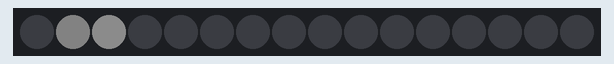
This sketch was run on a simulated Arduino Uno, built with avr-gcc and run on an emulated ATmega328P. On the bench: 16 RGB LEDs in strip order, left to right. Dim RGB values are drawn brighter than linear.

Above: at 0.06 s.
At 4.82 s:
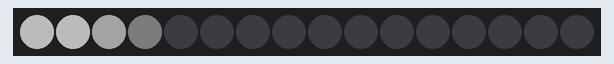
At 9.68 s:
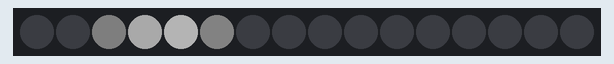
At 19.31 s:
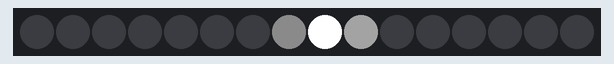
At 28.94 s:
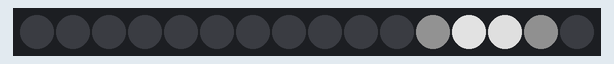
At 38.55 s:
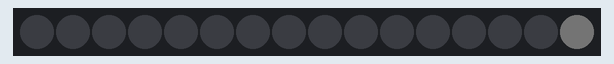

The sketch:

bounceFace.ino
```cpp
int blue4 = 9;
int blue1 = 5;
int blue2= 6;
int blue3 = 3;
int blue6 = 10;
int blue5 = 11;
int brightlvl[] = {0, 20, 160, 20, 0, 0, 0, 0, 0, 0, 0, 0, 0, 0, 0, 0, 0, 0, 0, 0, 0, 0, 0, 0, 0, 0, 0, 0, 0, 0, 0, 0};
int transition[] = {1, 2, 3, 4, 5, 5, 5, 5, 5, 5, 5, 5, 5, 5, 5, 5, 5, 5, 5, 5, 5, 5, 5, 5, 5, 5, 5, 5, 5, 5, 5, 5};
int LED_COUNT = 32;
;
int dir = 2;
#include <Tlc5940.h>
#define NUM_TLCS 2

void setup()
{
 Tlc.init(0);

}

void loop(){
 for(int i = 0; i < LED_COUNT; i++){
   fading(i);
Tlc.set(0, brightlvl[0]);
Tlc.set(1, brightlvl[1]);
Tlc.set(2, brightlvl[2]);
Tlc.set(3, brightlvl[3]);
Tlc.set(4, brightlvl[4]);
Tlc.set(5, brightlvl[5]);
Tlc.set(6, brightlvl[6]);
Tlc.set(7, brightlvl[7]);
Tlc.set(8, (brightlvl[8]*3));
Tlc.set(9, (brightlvl[9]*3));
Tlc.set(10, (brightlvl[10]*3));
Tlc.set(11, (brightlvl[11]*3));
Tlc.set(12, (brightlvl[12]*3));
Tlc.set(13, (brightlvl[13]*3));
Tlc.set(14, (brightlvl[14]*3));
Tlc.set(15, (brightlvl[15]*3));
Tlc.set(16, brightlvl[16]);
Tlc.set(17, brightlvl[17]);
Tlc.set(18, brightlvl[18]);
Tlc.set(19, brightlvl[19]);
Tlc.set(20, brightlvl[20]);
Tlc.set(21, brightlvl[21]);
Tlc.set(22, brightlvl[22]);
Tlc.set(23, brightlvl[23]);
Tlc.set(24, brightlvl[24]);
Tlc.set(25, brightlvl[25]);
Tlc.set(26, brightlvl[26]);
Tlc.set(27, brightlvl[27]);
Tlc.set(28, brightlvl[28]);
Tlc.set(29, brightlvl[29]);
Tlc.set(30, brightlvl[30]);
Tlc.set(31, brightlvl[31]);
   Tlc.update();
   delay(0);

 }
}


void fading(int index){
 switch(transition[index]){
   case 1:
     offtodim(index);
     break;
   case 2:
     dimtoon(index);
     break;
   case 3:
     ontodim(index);
     break;
   case 4:
     dimtooff(index);
     break;
   case 5:
     off(index);
 }
}

void off(int index){
 brightlvl[index] = 0;
}


void offtodim(int index){                          // called when transition == 1
 if (brightlvl[index] <= 199){                   // brightlvl starts at 0 at the beginning of this function
   brightlvl[index] += 10;
 }
 else {
   brightlvl[index] = 200;
   transition[index] = 2;
   if (index == 0){
     dir = 2;
   }
   else if (index == 31){               // what place in the line of leds to bounce back at
     dir = 1;
   }
   if (dir == 2){
     transition[index+1] = 1;
   }
   else if (dir == 1){
     transition[index-1] = 1;
   }
 }
}

void dimtoon(int index){                          // called when transition == 2
 if (brightlvl[index] <= 1590){                  // brightlvl starts at 20 at the beginning of this function
   brightlvl[index] += 80;
 }
 else {
   brightlvl[index] = 1600;
   transition[index] = 3;
 }
}

void ontodim(int index){                          // called when transition == 3
 if (brightlvl[index] >= 210){                  // brightlvl starts at 160 at the begining of this function
   brightlvl[index] -= 80;
 }
 else {
   brightlvl[index] = 200;
   transition[index] = 4;
 }
}


void dimtooff(int index){                          // called when transition == 4
 if (brightlvl[index] >=1){                     //brightlvl starts at 20 at the begining of this function
   brightlvl[index] -= 10;
 }
 else {
   brightlvl[index] = 0;
   transition[index] = 5;
 }
}
```
